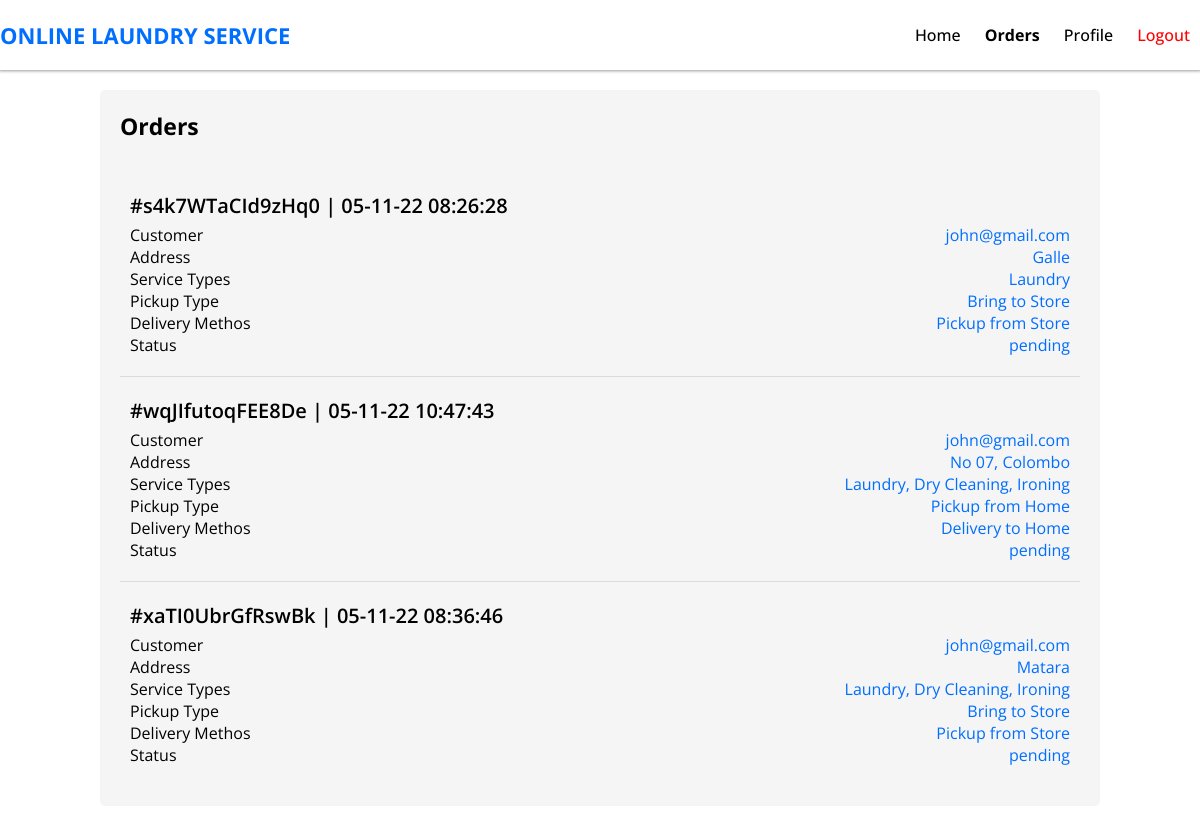
Page /admin/orders.php (signed in) on the committed database.
### tables this page shows
CREATE TABLE `orders` (
  `id` varchar(255) NOT NULL,
  `user` varchar(255) NOT NULL,
  `serviceTypes` varchar(255) NOT NULL,
  `clotheTypes` varchar(255) NOT NULL,
  `count` varchar(255) NOT NULL,
  `mass` varchar(255) NOT NULL,
  `address` varchar(255) NOT NULL,
  `pickupType` varchar(255) NOT NULL,
  `deliveryMethod` varchar(255) NOT NULL,
  `date` varchar(255) NOT NULL,
  `status` varchar(255) NOT NULL
);

### admin/orders.php (the view, shortened to what this page needs)
<?php
    include("include/connection.php");
    $userEmail = $_COOKIE['userEmail'];
    if(isset($userEmail))
    {
        $getOrders = "select * from orders where user='$userEmail'";
        $runOrder = mysqli_query($con, $getOrders);
        $numberOfOrders = mysqli_num_rows($runOrder);
    }
?>
<!DOCTYPE html>
<html lang="en">
<head>
    <link rel="stylesheet" href="styles/orders.css" />
</head>
<body>
    <div class="wrapper">
    <div class="header-container">
            <div class="header">
                <h1 onclick="location.href='./index.php'">Online Laundry Service</h1>
                <div class="main-menu">
                    <ul>
                        <li><a href="./index.php">Home</a></li>
                        <li><a href="./orders.php" style="font-weight: 700;">Orders</a></li>
                        <li><a href="./profile.php">Profile</a></li>
                        <li id="logout-btn" style="color: red;">Logout</li>
                    </ul>
                </div>
            </div>
        </div>
        <div class="order-container">
            <h1>Orders</h1>
            <div class="orders">
                <?php
                    if($numberOfOrders != 0)
                    {
                        while($orderRow = mysqli_fetch_array($runOrder)){
                            $id = $orderRow['id'];
                            $serviceTypes = $orderRow['serviceTypes'];
                            $pickupType = $orderRow['pickupType'];
                            $deliveryMethod = $orderRow['deliveryMethod'];
                            $date = $orderRow['date'];
                            $address = $orderRow['address'];
                            $status = $orderRow['status'];
                            echo"
                            <div class='order'>
                                <h2>#$id |  $date</h1>
                                <div class='order-content'>
                                    <p>Customer</p>
                                    <p class='right'>$userEmail</p>
                                    <p>Address</p>
                                    <p class='right'>$address</p>
                                    <p>Service Types</p>
                                    <p class='right'>$serviceTypes</p>
                                    <p>Pickup Type</p>
                                    <p class='right'>$pickupType</p>
                                    <p>Delivery Methos</p>
                                    <p class='right'>$deliveryMethod</p>
                                    <p>Status</p>
                                    <p class='right'>$status</p>
                                </div>
                            </div>
                            ";
                        }
                    } else {
                        echo"<h3>No Orders</h3>";
                    }
                ?>
            </div>
        </div>
    </div>
</body>
</html>

### styles/orders.css (style rules this page uses)
* { padding: 0; margin: 0; font-family: 'Open Sans', sans-serif; box-sizing: border-box; }
body { background-color: rgb(255, 255, 255); }
.header-container { background-color: white; box-shadow: 0px 0px 3px 1px #9e9b9b; position: sticky; top: 0; z-index: 999; }
.header { width: 100%; max-width: 1200px; margin-left: auto; margin-right: auto; display: grid; grid-template-columns: max-content auto; align-items: center; height: 70px; }
.header h1 { text-transform: uppercase; font-size: 22px; color: rgb(0, 110, 255); cursor: pointer; }
.header .main-menu { display: grid; justify-content: right; }
.header ul li { display: inline-block; margin: 10px; font-weight: 500; cursor: pointer; }
.header ul li a { text-decoration: none; color: black; }
.order-container { margin-left: auto; margin-right: auto; max-width: 1000px; background-color: #f5f5f5; margin-top: 20px; border-radius: 5px; padding: 20px; margin-bottom: 80px; }
.order-container h1 { font-size: 23px; margin-bottom: 30px; }
.order-container h2 { font-size: 20px; font-weight: 600; margin-bottom: 0px; }
.order-container .order { padding: 20px 10px; border-bottom: 1px solid rgb(218, 218, 218); transition: .3s; }
.order-container .order:last-child { border: none; }
.order-container .order-content { display: grid; grid-template-columns: 50% 50%; justify-content: space-between; margin-top: 5px; }
.order-container .right { text-align: right; color: rgb(0, 110, 255); }

### rows in the picture
orders: id "s4k7WTaCId9zHq0", date "05-11-22 08:26:28", address "Galle", serviceTypes "Laundry", pickupType "Bring to Store", deliveryMethod "Pickup from Store", status "pending"
orders: id "wqJIfutoqFEE8De", date "05-11-22 10:47:43", address "No 07, Colombo", serviceTypes "Laundry, Dry Cleaning, Ironing", pickupType "Pickup from Home", deliveryMethod "Delivery to Home", status "pending"
orders: id "xaTI0UbrGfRswBk", date "05-11-22 08:36:46", address "Matara", serviceTypes "Laundry, Dry Cleaning, Ironing", pickupType "Bring to Store", deliveryMethod "Pickup from Store", status "pending"
